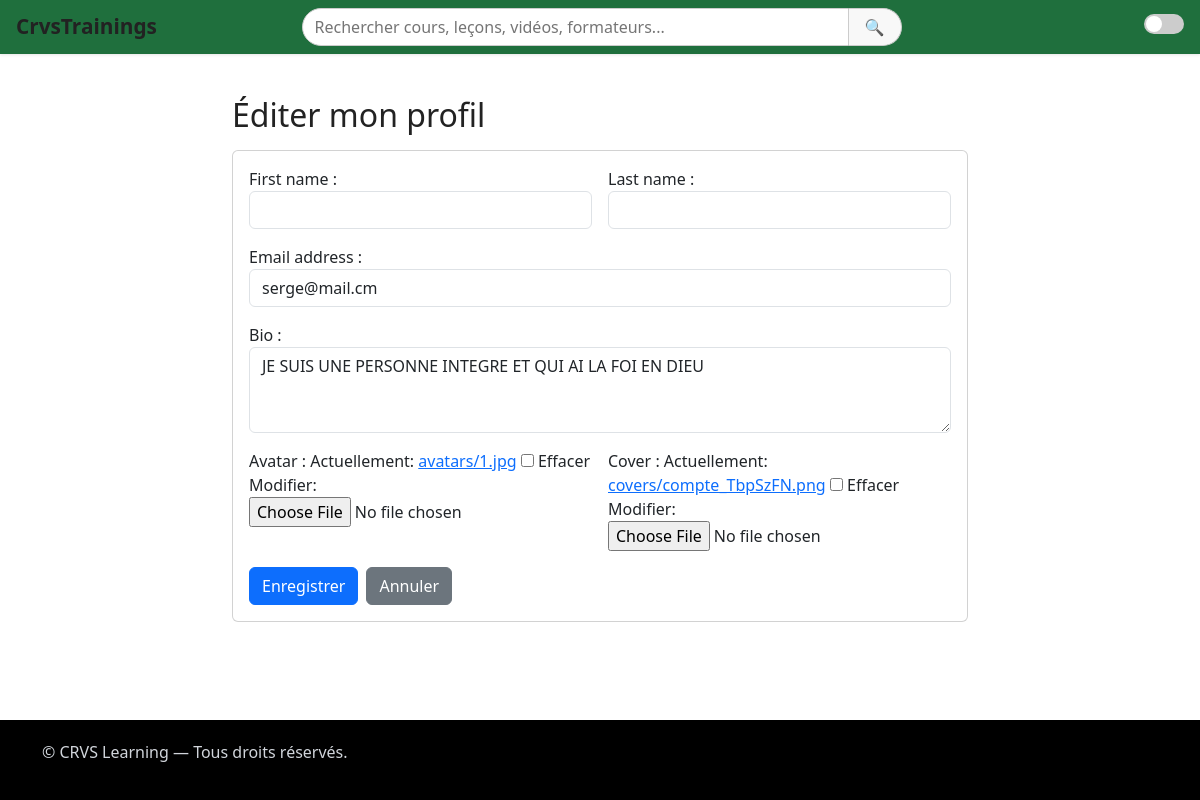
/users/profile/edit/ (signed in), run on the app's committed database.
### users/models.py (models this page shows, shortened)
class CustomUser(AbstractUser):
    ROLE_CHOICES = (
        ('learner', _('Apprenant')),
        ('trainer', _('Formateur')),
        ('admin', _('Administrateur')),
    )
    role = models.CharField(max_length=20, choices=ROLE_CHOICES, default='learner')
    avatar = models.ImageField(upload_to='avatars/', blank=True, null=True)
    cover = models.ImageField(upload_to='covers/', blank=True, null=True)
    bio = models.TextField(blank=True, null=True)
    last_seen = models.DateTimeField(blank=True, null=True)
    def get_unread_messages(self):
        if hasattr(self, 'received_messages'):
            return self.received_messages.filter(read=False)
        return self.receivedmessage_set.filter(read=False)
    def get_unread_messages_count(self):
        return self.get_unread_messages().count()

### users/views.py (the view)
# urls.py: path('profile/edit/', views.edit_profile, name='edit_profile'),
@login_required
def edit_profile(request):
    user = request.user
    if request.method == 'POST':
        form = ProfileForm(request.POST, request.FILES, instance=user)
        if form.is_valid():
            form.save()
            messages.success(request, "Profil mis à jour.")
            return redirect('users:profile')
    else:
        form = ProfileForm(instance=user)
    return render(request, 'users/profile_edit.html', {'form': form})

### users/forms.py
class ProfileForm(forms.ModelForm):
    class Meta:
        model = CustomUser
        fields = ('first_name', 'last_name', 'email', 'bio', 'avatar', 'cover')
        widgets = {
            'first_name': forms.TextInput(attrs={'class': 'form-control'}),
            'last_name': forms.TextInput(attrs={'class': 'form-control'}),
            'email': forms.EmailInput(attrs={'class': 'form-control'}),
            'bio': forms.Textarea(attrs={'class': 'form-control', 'rows': 3}),
        }

### users/templates/users/profile_edit.html (shortened to what this page needs)
{% extends "base.html" %}
{% block content %}
<div class="container py-3" style="max-width:760px">
  <h2 class="mb-3">Éditer mon profil</h2>
  <form method="post" enctype="multipart/form-data" class="card p-3">
    <div class="row g-3">
      <div class="col-md-6">{{ form.first_name.label_tag }} {{ form.first_name }}</div>
      <div class="col-md-6">{{ form.last_name.label_tag }} {{ form.last_name }}</div>
      <div class="col-12">{{ form.email.label_tag }} {{ form.email }}</div>
      <div class="col-12">{{ form.bio.label_tag }} {{ form.bio }}</div>
      <div class="col-md-6">{{ form.avatar.label_tag }} {{ form.avatar }}</div>
      <div class="col-md-6">{{ form.cover.label_tag }} {{ form.cover }}</div>
    </div>
    <div class="mt-3 d-flex gap-2">
      <button class="btn btn-primary" type="submit">Enregistrer</button>
      <a class="btn btn-secondary" href="{% url 'users:profile' %}">Annuler</a>
    </div>
  </form>
</div>
{% endblock %}

### templates/base.html (style rules this page uses)
*, *::before, *::after { box-sizing: border-box; }
body { margin: 0; padding: 0; font-family: 'Segoe UI', Tahoma, Geneva, Verdana, sans-serif; background-color: var(--bg); color: var(--text); transition: background-color 0.5s ease, color 0.5s ease; overflow-x: hidden; }
:root { --bg: #ffffff; --text: #222222; --primary: #3f51b5; --secondary: #f50057; --nav-bg: #f9f9f9; --btn-bg: var(--primary); --btn-text: #fff; }

### data on the page
CustomUser: email "serge@mail.cm", bio "JE SUIS UNE PERSONNE INTEGRE ET QUI AI LA FOI EN DIEU"
